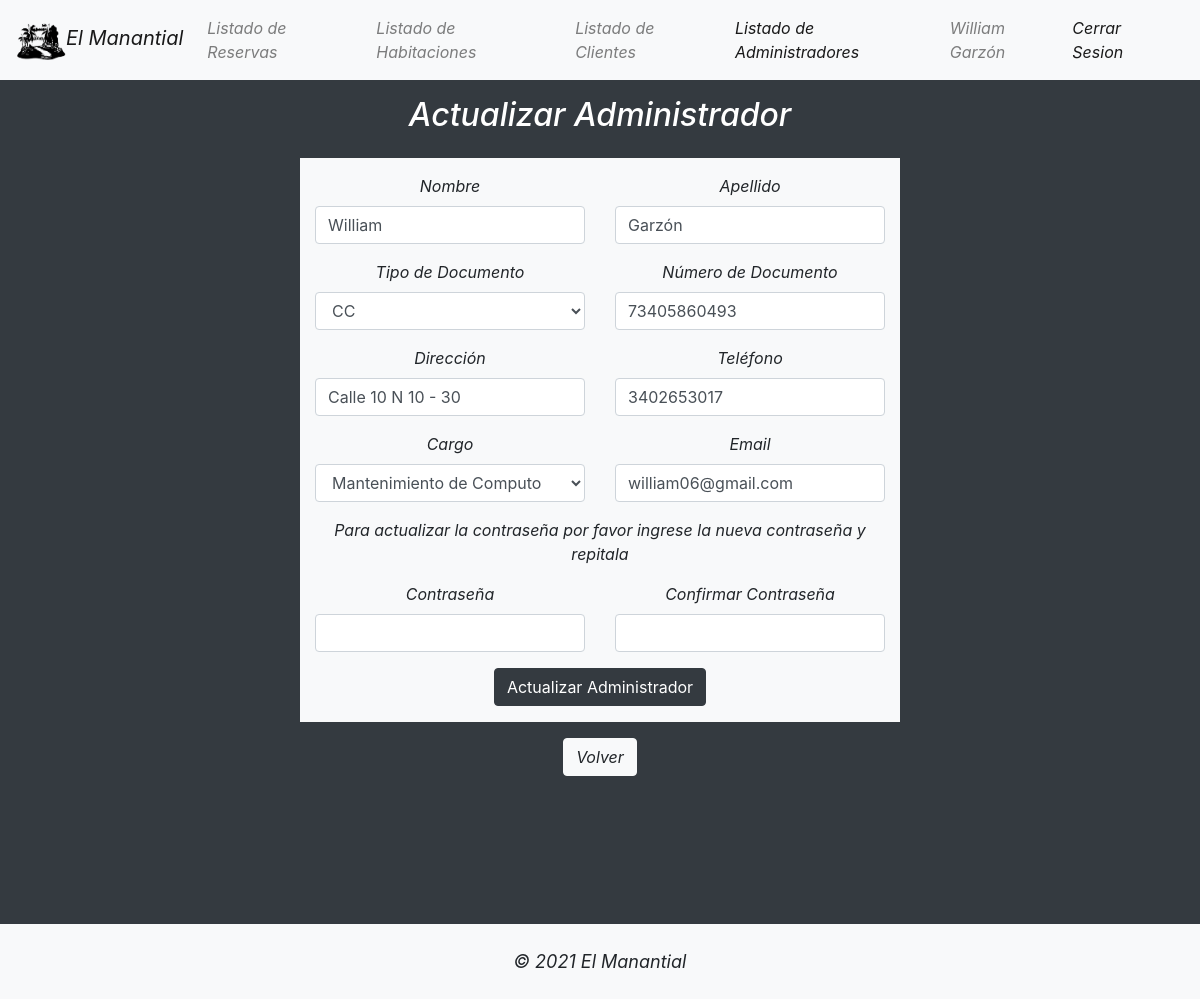
Page /Hotel/datosadministrador.php?id=1 (signed in) on the committed database.
### tables this page shows
CREATE TABLE tbladministrador (
Admin_Id Int Primary Key AUTO_INCREMENT,
Admin_Nombre Varchar(20) not null,
Admin_Apellido Varchar(30) not null,
Admin_TipoDocumento Varchar(4) not null,
Admin_NumeroDocumento Varchar(12) not null,
Admin_Direccion Varchar(50),
Admin_Telefono Varchar(15) not null,
Admin_Cargo Varchar(50),
Admin_Email Varchar(50),
Admin_Contrasena Varchar(200));

### Hotel/Procesos/actualizaradministrador.php (the view, shortened to what this page needs)
<?php
    if(isset($_GET['id'])){
    	$id = $_GET['id'];
    	$consulta = $pdo -> prepare("SELECT * FROM tbladministrador WHERE Admin_Id = :id");
    	$consulta -> bindParam(":id", $id);
    	$consulta -> execute();
    	if($consulta -> rowCount() >= 1){
    		$fila = $consulta -> fetch();
    		echo '<center><form action="" method="POST" autocomplete="off" class="col-md-6 bg-light py-3">
	<input type="hidden" name="id" value="'.$fila['Admin_Id'].'">
    <div class="row">
    <div class="form-group col-md">
	<label><i>Nombre</i></label>
	<input type="text" name="nombre" value="'.$fila['Admin_Nombre'].'" class="form-control">
    </div>
    <div class="form-group col-md">
	<label><i>Apellido</i></label>
	<input type="text" name="apellido" value="'.$fila['Admin_Apellido'].'" class="form-control">
    </div>
    </div>
    <div class="row">
    <div class="form-group col-md">
	<label><i>Tipo de Documento</i></label>
	<select name="tipo" class="form-control">
        <option value="'.$fila['Admin_TipoDocumento'].'">'.$fila['Admin_TipoDocumento'].'</option>
	</select>
    </div>
    <div class="form-group col-md">
	<label><i>Número de Documento</i></label>
	<input type="text" name="documento" value="'.$fila['Admin_NumeroDocumento'].'" class="form-control">
    </div>
    </div>
    <div class="row">
    <div class="form-group col-md">
	<label><i>Dirección</i></label>
	<input type="text" name="direccion" value="'.$fila['Admin_Direccion'].'" class="form-control">
    </div>
    <div class="form-group col-md">
	<label><i>Teléfono</i></label>
	<input type="text" name="telefono" value="'.$fila['Admin_Telefono'].'" class="form-control">
    </div>
    </div>
    <div class="row">
    <div class="form-group col-md">
	<label><i>Cargo</i></label>
	<select name="cargo" class="form-control">
        <option value="'.$fila['Admin_Cargo'].'">'.$fila['Admin_Cargo'].'</option>
	</select>
    </div>
    <div class="form-group col-md">
	<input type="hidden" name="emailA" value="'.$fila['Admin_Email'].'">
	<label><i>Email</i></label>
	<input type="email" name="emailN" value="'.$fila['Admin_Email'].'" class="form-control">
    </div>
    </div>
	<p><i>Para actualizar la contraseña por favor ingrese la nueva contraseña y repitala</i></p>
    <div class="row">
    <div class="form-group col-md">
	<label><i>Contraseña</i></label>
	<input type="password" name="claveN1" class="form-control">
    </div>
    <div class="form-group col-md">
	<label><i>Confirmar Contraseña</i></label>
	<input type="password" name="claveN2" class="form-control">
    </div>
    </div>
	<input type="submit" value="Actualizar Administrador" class="btn btn-dark">
</form></center>';
    	}else{
    		echo "Ocurrio un error";
    	}
    }else{
    	echo "Error no se pudo procesar la peticion";
    }
?>

### rows in the picture
tbladministrador: nombre "William", apellido "Garzón", tipo "CC", documento "73405860493", direccion "Calle 10 N 10 - 30", telefono "3402653017", cargo "Mantenimiento de Computo", emailN "william06@gmail.com"

### other values in the picture
$_SESSION['Admin_Nombre'] "William"
$_SESSION['Admin_Apellido'] "Garzón"
